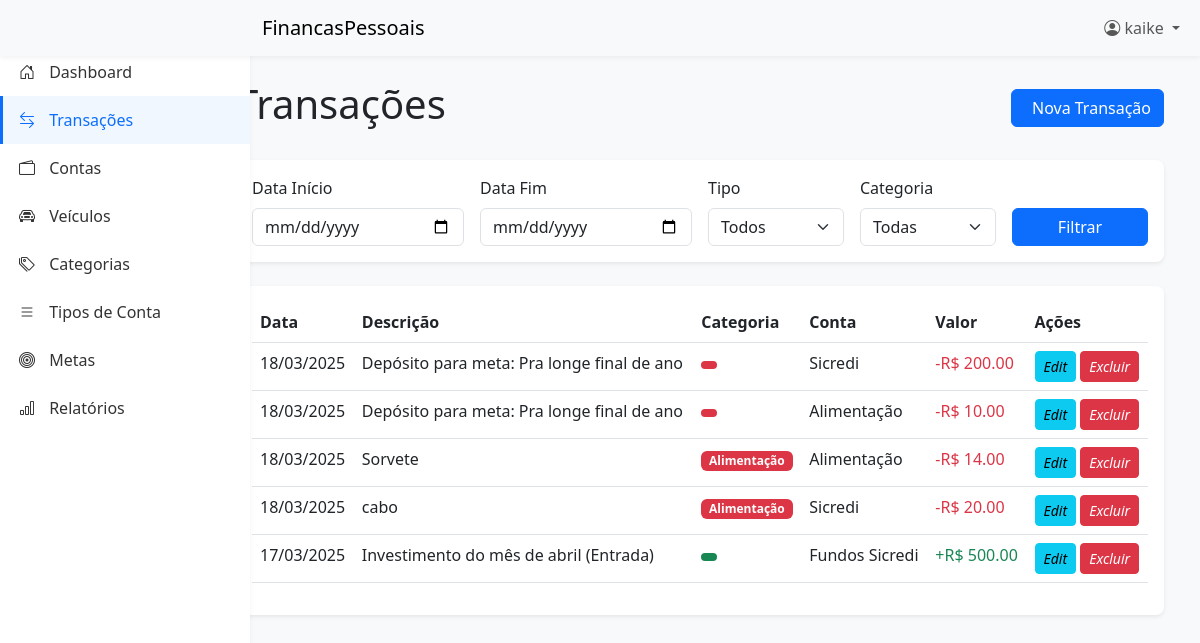
Page /transacoes/ (signed in) on the earlier database version.
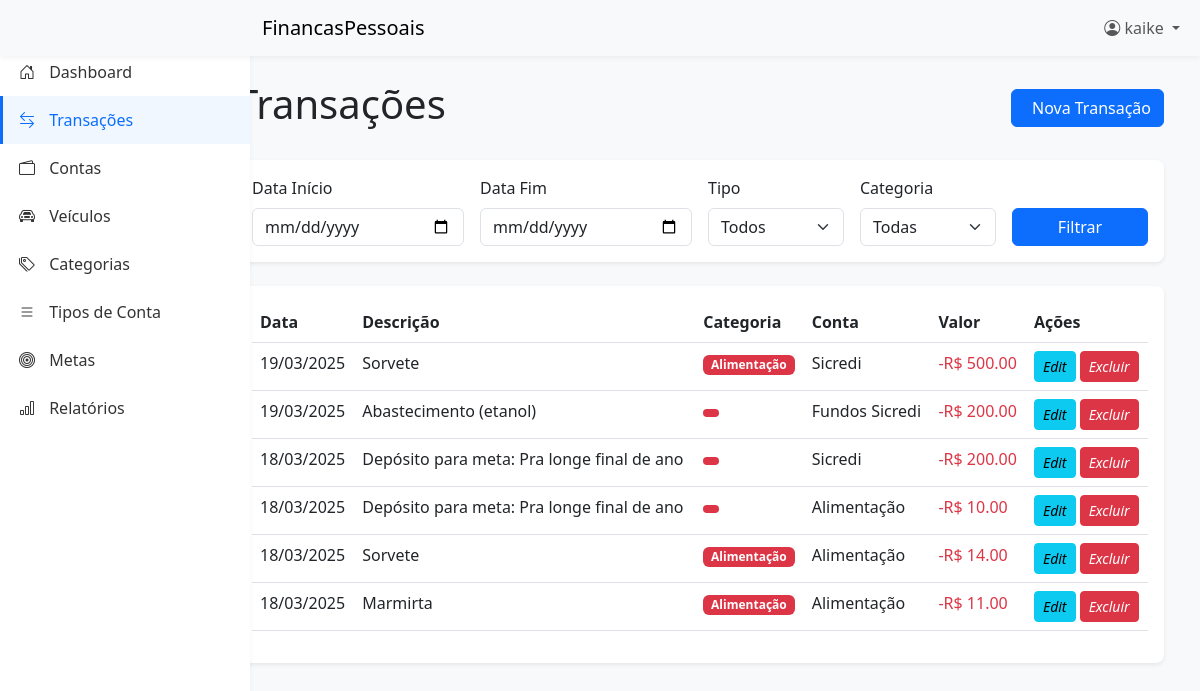
Same page on the later database version.
### core/models.py (models this page shows, shortened)
class Transacao(models.Model):
    descricao = models.CharField(max_length=200)
    valor = models.DecimalField(max_digits=10, decimal_places=2)
    data = models.DateField(default=timezone.now)
    tipo = models.CharField(
        max_length=10, choices=[("receita", "Receita"), ("despesa", "Despesa")]
    )
    categoria = models.ForeignKey(Categoria, on_delete=models.SET_NULL, null=True)
    conta = models.ForeignKey(Conta, on_delete=models.CASCADE)
    usuario = models.ForeignKey(User, on_delete=models.CASCADE)
    observacao = models.TextField(blank=True, null=True)
    class Meta:
        verbose_name_plural = "Transações"
        ordering = ["-data"]  # Ordena do mais recente para o mais antigo

class Conta(models.Model):
    nome = models.CharField(max_length=100)
    saldo = models.DecimalField(max_digits=10, decimal_places=2, default=0)
    tipo = models.ForeignKey(TipoConta, on_delete=models.SET_NULL, null=True)
    usuario = models.ForeignKey(User, on_delete=models.CASCADE)

class Categoria(models.Model):
    nome = models.CharField(max_length=100)
    tipo = models.CharField(
        max_length=10, choices=[("receita", "Receita"), ("despesa", "Despesa")]
    )
    usuario = models.ForeignKey(User, on_delete=models.CASCADE)
    class Meta:
        verbose_name_plural = "Categorias"

### core/views.py (the view)
# urls.py: path("transacoes/", views.transacoes_lista, name="transacoes_lista"),
@login_required
def transacoes_lista(request):
    data_inicio = request.GET.get("data_inicio")
    data_fim = request.GET.get("data_fim")
    tipo = request.GET.get("tipo")
    categoria_id = request.GET.get("categoria")
    transacoes = Transacao.objects.filter(usuario=request.user)
    if data_inicio:
        transacoes = transacoes.filter(data__gte=data_inicio)
    if data_fim:
        transacoes = transacoes.filter(data__lte=data_fim)
    if tipo:
        transacoes = transacoes.filter(tipo=tipo)
    if categoria_id:
        transacoes = transacoes.filter(categoria_id=categoria_id)
    transacoes = transacoes.order_by("-data")
    paginator = Paginator(transacoes, 20)  # 20 itens por página
    page_number = request.GET.get("page")
    transacoes_paginadas = paginator.get_page(page_number)
    categorias = Categoria.objects.filter(usuario=request.user)
    contas = Conta.objects.filter(usuario=request.user)
    context = {
        "transacoes": transacoes_paginadas,
        "categorias": categorias,
        "contas": contas,
        "filtros": {
            "data_inicio": data_inicio,
            "data_fim": data_fim,
            "tipo": tipo,
            "categoria": categoria_id,
        },
    }
    return render(request, "core/transacoes_lista.html", context)

### templates/core/transacoes_lista.html (shortened to what this page needs)
{% extends 'base.html' %}
{% block content %}
<div class="container-fluid">
    <div class="d-flex justify-content-between align-items-center mb-4">
        <h1>Transações</h1>
        <a href="{% url 'core:transacao_criar' %}" class="btn btn-primary">
            Nova Transação
        </a>
    </div>
    <div class="card mb-4">
        <div class="card-body">
            <form method="get" class="row g-3">
                <div class="col-md-3">
                    <label for="data_inicio" class="form-label">Data Início</label>
                    <input type="date" class="form-control" id="data_inicio" name="data_inicio">
                </div>
                <div class="col-md-3">
                    <label for="data_fim" class="form-label">Data Fim</label>
                    <input type="date" class="form-control" id="data_fim" name="data_fim">
                </div>
                <div class="col-md-2">
                    <label for="tipo" class="form-label">Tipo</label>
                    <select class="form-select" id="tipo" name="tipo">
                        <option value="">Todos</option>
                    </select>
                </div>
                <div class="col-md-2">
                    <label for="categoria" class="form-label">Categoria</label>
                    <select class="form-select" id="categoria" name="categoria">
                        <option value="">Todas</option>
                    </select>
                </div>
                <div class="col-md-2 d-flex align-items-end">
                    <button type="submit" class="btn btn-primary w-100">Filtrar</button>
                </div>
            </form>
        </div>
    </div>
    <div class="card">
        <div class="card-body">
            <div class="table-responsive">
                <table class="table table-hover">
                    <thead>
                        <tr>
                            <th>Data</th>
                            <th>Descrição</th>
                            <th>Categoria</th>
                            <th>Conta</th>
                            <th>Valor</th>
                            <th>Ações</th>
                        </tr>
                    </thead>
                    <tbody>
                        {% for t in transacoes %}
                        <tr>
                            <td>{{ t.data|date:"d/m/Y" }}</td>
                            <td>{{ t.descricao }}</td>
                            <td>
                                <span
                                    class="badge {% if t.tipo == 'receita' %}bg-success{% else %}bg-danger{% endif %}">
                                    {{ t.categoria.nome }}
                                </span>
                            </td>
                            <td>{{ t.conta.nome }}</td>
                            <td class="{% if t.tipo == 'receita' %}text-success{% else %}text-danger{% endif %}">
                                {% if t.tipo == 'receita' %}+{% else %}-{% endif %}R$ {{ t.valor|floatformat:2 }}
                            </td>
                            <td>
                                <a href="#" class="btn btn-sm btn-info" data-bs-toggle="modal"
                                    data-bs-target="#modalEditarTransacao{{ t.id }}">
                                    <i class="fas fa-edit">Edit</i>
                                </a>
                                <a href="#" class="btn btn-sm btn-danger" data-bs-toggle="modal"
                                    data-bs-target="#modalExcluirTransacao{{ t.id }}">
                                    <i class="fas fa-trash">Excluir</i>
                                </a>
                            </td>
                        </tr>
                        {% empty %}
                        <tr>
                            <td colspan="6" class="text-center">Nenhuma transação encontrada</td>
                        </tr>
                        {% endfor %}
                    </tbody>
                </table>
            </div>
        </div>
    </div>
</div>
{% endblock %}

Differences in the rows shown:
removed Transacao: data "18/03/2025", descricao "cabo", categoria.nome "Alimentação", conta.nome "Sicredi", valor "20.00"
removed Transacao: data "17/03/2025", descricao "Investimento do mês de abril (Entrada)", conta.nome "Fundos Sicredi", valor "500.00", tipo "receita" (drawn)
added Transacao: data "19/03/2025", descricao "Sorvete", categoria.nome "Alimentação", conta.nome "Sicredi", valor "500.00"
added Transacao: data "19/03/2025", descricao "Abastecimento (etanol)", conta.nome "Fundos Sicredi", valor "200.00"
added Transacao: data "18/03/2025", descricao "Marmirta", categoria.nome "Alimentação", conta.nome "Alimentação", valor "11.00"
